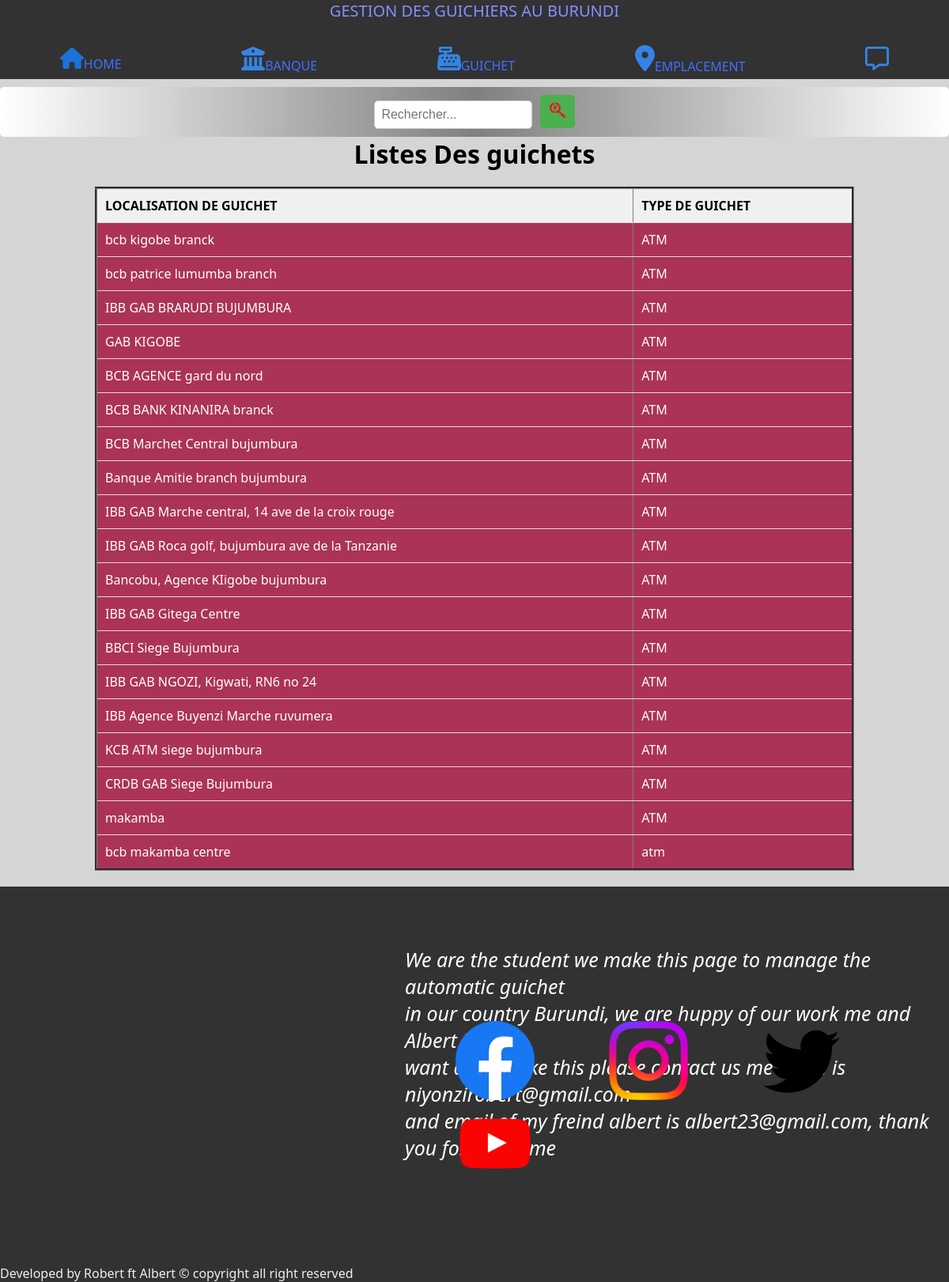
Page /users/userguichet.php on the committed database.
### tables this page shows
CREATE TABLE `guichet` (
  `id_guichet` int(11) NOT NULL,
  `loc_guichet` text NOT NULL,
  `type_guichet` text NOT NULL,
  `id_banque` int(11) NOT NULL
);

### users/userguichet.php (the view, shortened to what this page needs)
<!DOCTYPE html>
<html lang="en">
<head>
<?php
    include("menu.php");
?>
</head>
<body>
   <h1>Listes Des guichets </h1>
    <?php
       include("connect.php");
       $liste_guichet=$connect->query("select*from guichet");
    ?>
          <table border="3">
            <tr>
                <th>
                    LOCALISATION DE GUICHET
                </th>
                <th>
                    TYPE DE GUICHET
                </th>
            </tr>
            <?php
            while($take_from_db= $liste_guichet->fetch())
         {
            ?>
            <tr>
                <td>
                    <?php
                         echo $take_from_db["loc_guichet"];
                    ?>
                </td>
                <td>
                    <?php
                        echo $take_from_db["type_guichet"];
                    ?>
                </td>
            </tr>
           <?php
        }
               ?>
          </table>
</body>
<?php
    include("footer.php");
?>
</html>

### users/menu.css (style rules this page uses)
* { padding: 0; margin:0; box-sizing: border-box; }
body { background: #d6d5d5; font-family: 'Segoe UI', Tahoma, Geneva, Verdana, sans-serif; }
table tr td { color: white; }

### users/footer.css (style rules this page uses)
* { padding: 0; margin: 0; box-sizing: border-box; }

### users/userguichet.php (style rules this page uses)
table { width: 80%; margin: 20px auto; border-collapse: collapse; }
th, td { padding: 10px; text-align: left; border-bottom: 1px solid #ddd; background: #ab3356; }
h1 { text-align: center; }
th { background-color: #f0f0f0; }

### rows in the picture
guichet: loc_guichet "bcb kigobe branck", type_guichet "ATM"
guichet: loc_guichet "bcb patrice lumumba branch", type_guichet "ATM"
guichet: loc_guichet "IBB GAB BRARUDI BUJUMBURA", type_guichet "ATM"
guichet: loc_guichet "GAB KIGOBE", type_guichet "ATM"
guichet: loc_guichet "BCB AGENCE gard du nord", type_guichet "ATM"
guichet: loc_guichet "BCB BANK KINANIRA branck", type_guichet "ATM"
guichet: loc_guichet "BCB Marchet Central bujumbura", type_guichet "ATM"
guichet: loc_guichet "Banque Amitie branch bujumbura", type_guichet "ATM"
guichet: loc_guichet "IBB GAB Marche central, 14 ave de la croix rouge", type_guichet "ATM"
guichet: loc_guichet "IBB GAB Roca golf, bujumbura ave de la Tanzanie", type_guichet "ATM"
guichet: loc_guichet "Bancobu, Agence KIigobe bujumbura", type_guichet "ATM"
guichet: loc_guichet "IBB GAB Gitega Centre", type_guichet "ATM"
guichet: loc_guichet "BBCI Siege Bujumbura", type_guichet "ATM"
guichet: loc_guichet "IBB GAB NGOZI, Kigwati, RN6 no 24", type_guichet "ATM"
guichet: loc_guichet "IBB Agence Buyenzi Marche ruvumera", type_guichet "ATM"
guichet: loc_guichet "KCB ATM siege bujumbura", type_guichet "ATM"
guichet: loc_guichet "CRDB GAB Siege Bujumbura", type_guichet "ATM"
guichet: loc_guichet "makamba", type_guichet "ATM"
guichet: loc_guichet "bcb makamba centre", type_guichet "atm"
